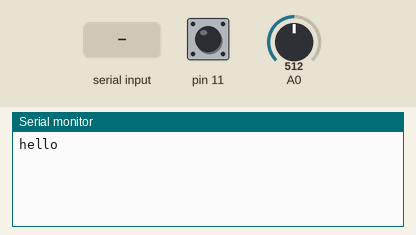
This sketch was run on a simulated Arduino Uno, built with avr-gcc and run on an emulated ATmega328P. Parts: the last lines printed to the serial monitor. Inputs (shaded band) come from the test bench; at power-on: pin 11 HIGH, A0 = 512.

Above: at 1.8 s.
1.9 s: byte 30 received over Serial
At 2.4 s:
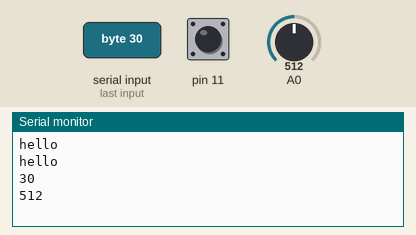
3.5 s: byte 90 received over Serial
At 4.8 s:
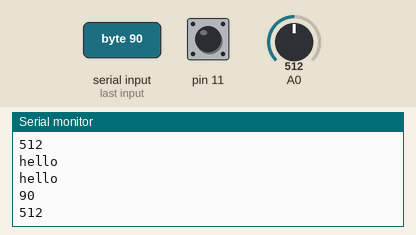
Timing chart, 0 to 6.5 s (numbered marks = the images above; inputs shaded):
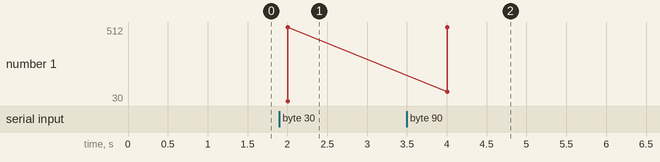

Measured:
- after the input at 1.9 s, the serial monitor: prints a new line after 0.10 s (image 1)
- after the input at 3.5 s, the serial monitor: prints a new line after 0.50 s (image 2)

The sketch:

controller.ino
```cpp
int val = 0;

void setup() {
  Serial.begin(19200);
}


void loop() {
  // something something reading analog
  int val = analogRead(A0);

  // just blink led for sanity checking that the chip isnt fucked
  delay(200);
  digitalWrite(11, !digitalRead(11));
  delay(800);
  // smol uart sanity checking
  Serial.println("hello");

  // send back the ADC reads or something whenever we get anything from the master
  // e.g. any byte from the raspi
  if(Serial.available() > 0) {
    byte garbage = Serial.read();
    Serial.println(garbage);
    Serial.println(val);
  }
}
```
